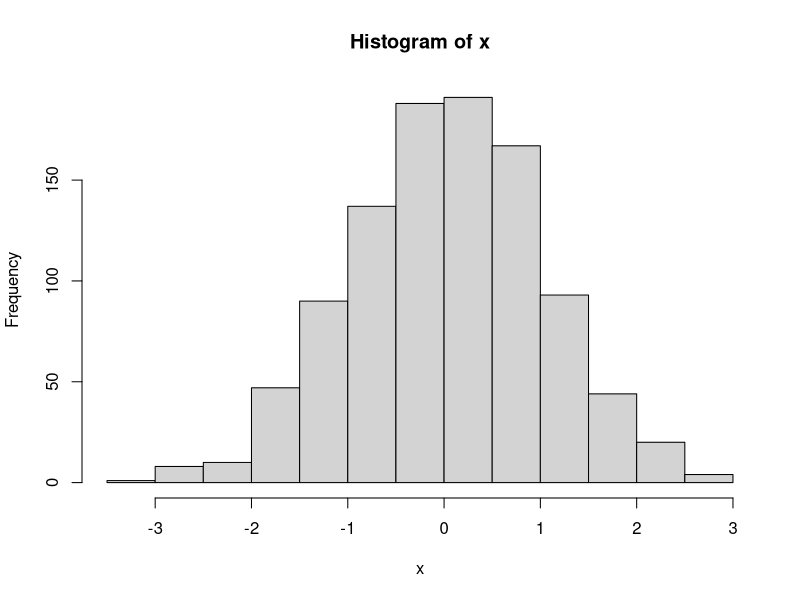
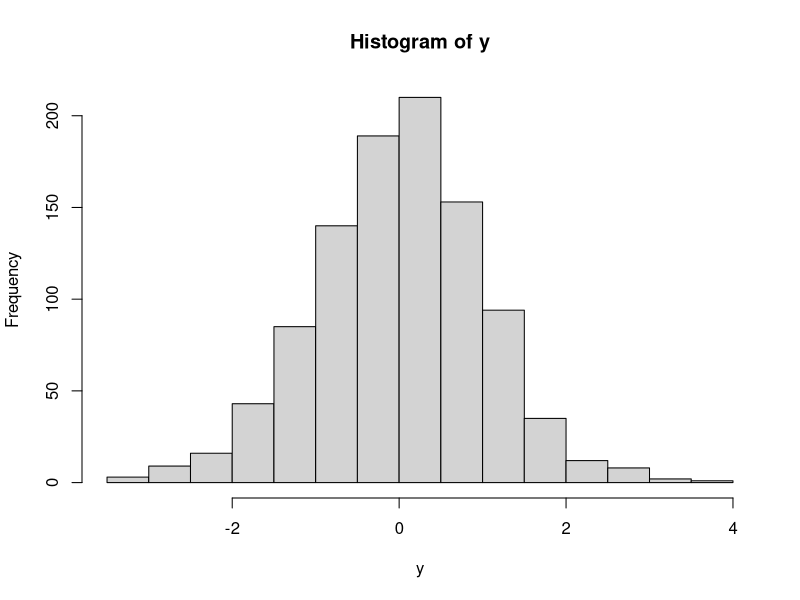
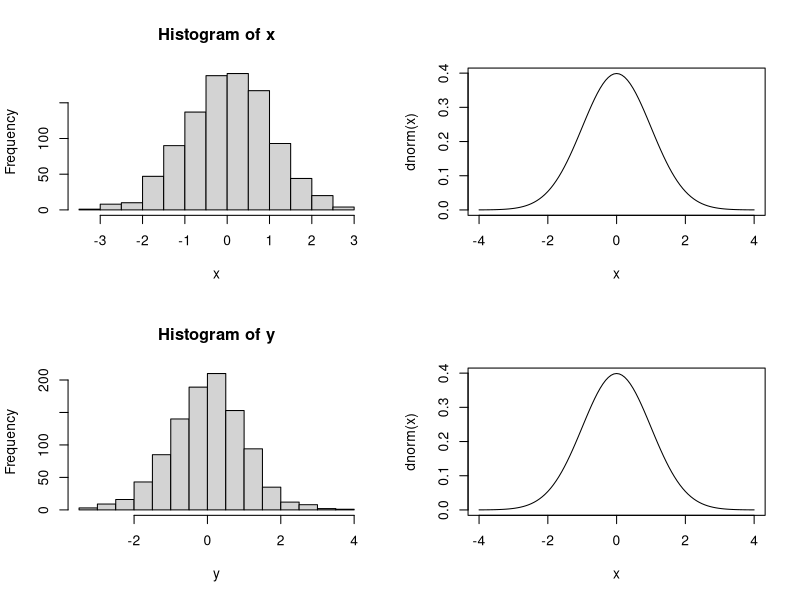

Write the R code that produced these figures, in order.
#Number of random variables that we want to generate
num_var = 1000;

index = 1;

#Holds one set of random variables
x<-vector();

#Holds another set of random variables
y<-vector();

while(index<=num_var) {

  #Generate two independent uniform random numbers
	u1 = runif(1,0,1);
	u2 = runif(1,0,1);

	#Temporary storage
	temp1 = sqrt(-2*log(u1));
	temp2= 2*pi*u2;

	#Generate random numbers according to the Box Mueller Formula
	x[index] = temp1*cospi(temp2);
	y[index] = temp1*sinpi(temp2);

	index=index+1;

}

#Print one set of normal random variables and plot oa histogram. The histogram should have sort of a normal shape
print(x);
windows()
hist(x)

#Print one set of normal random variables and plot oa histogram. The histogram should have sort of a normal shape
print(y);
windows()
hist(y);

#Plot both hiograms in the same figure
windows()
par(mfrow=c(2,2))
hist(x)
curve(dnorm,-4,4);
hist(y);
curve(dnorm,-4,4)
